Frame 1 (no input): blank canvas, image omitted
Frame 60 (the mouse pressed at the canvas centre just before this capture): blank canvas, image omitted
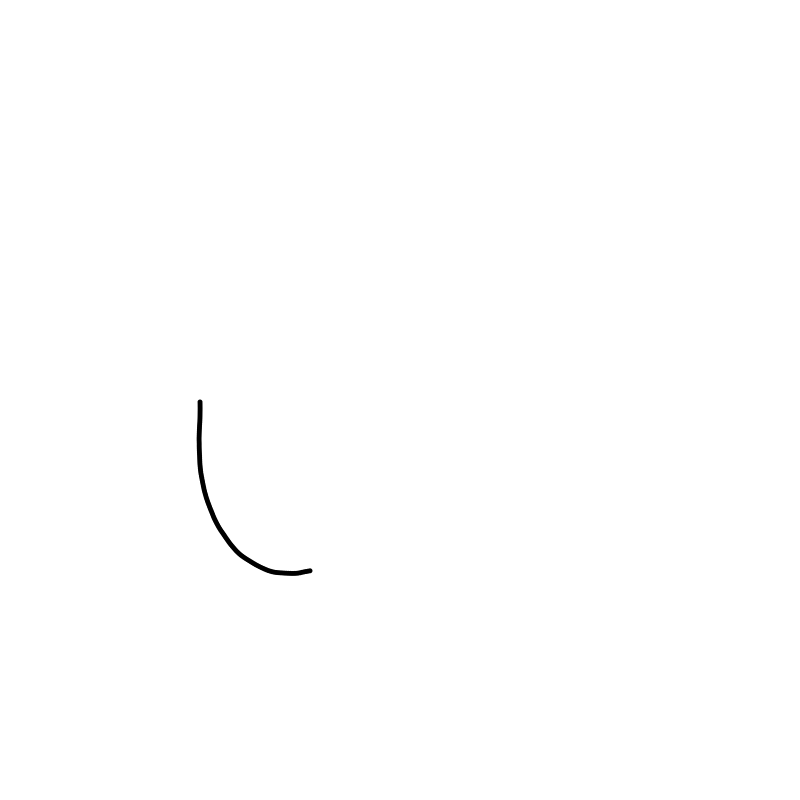
Frame 120 (the mouse held since frame 60 and released just before this capture)

The Processing sketch whose frames 1 and 60 were blank and that drew this single picture after the mouse press (run headless with seeded random() and noise(); from frame 60 on, the mouse is pressed at the canvas centre):

// Processing sketch: cirdist
// ── cirdist.pde
class CircleMover {
  float radius;
  float angleOffset;
  float xOff;
  PVector location;
  PVector velocity;
  PVector acceleration;
  CircleMover(float radius_) {
    radius = radius_;
    angleOffset = 0;
    xOff = 0;
    location = new PVector(width / 2 - radius, height/2);
    acceleration = new PVector(0, 0);
  }

  void update() {
    acceleration.add(
      map(noise(xOff), 0, 1, -10, 10),
      map(noise(xOff + 10000), 0, 1, -10, 10)
    );
    velocity = new PVector(radius * sin(angleOffset), radius * cos(angleOffset));
    velocity.add(acceleration);
    velocity.normalize();
    velocity.mult(2);
    location.add(velocity);
    angleOffset += 0.01;
    xOff += 2.4;
  }

  void draw() {
    noStroke();
    fill(0);
    circle(location.x, location.y, 5);
  }
}

CircleMover cm;

void setup() {
  size(800, 800);
  background(#ffffff);
  cm = new CircleMover(200);
}

void draw() {
  cm.update();
  cm.draw(); 
}
